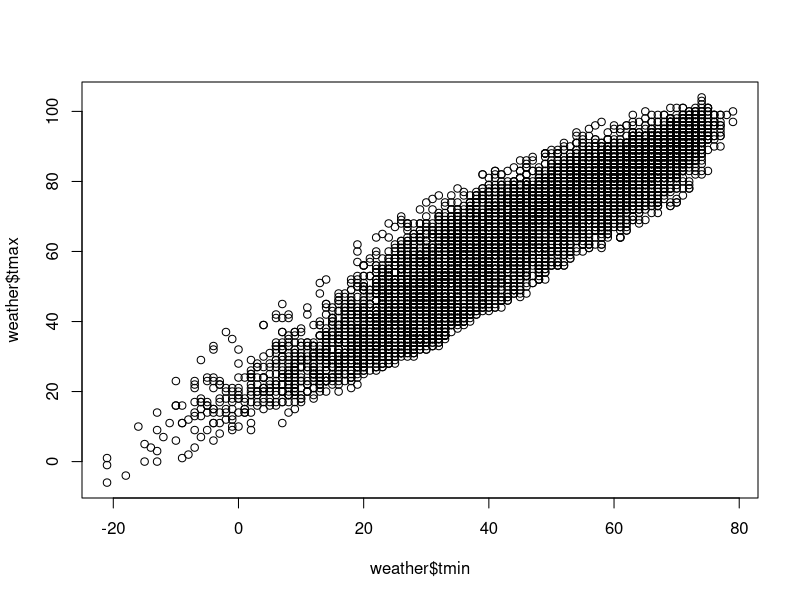
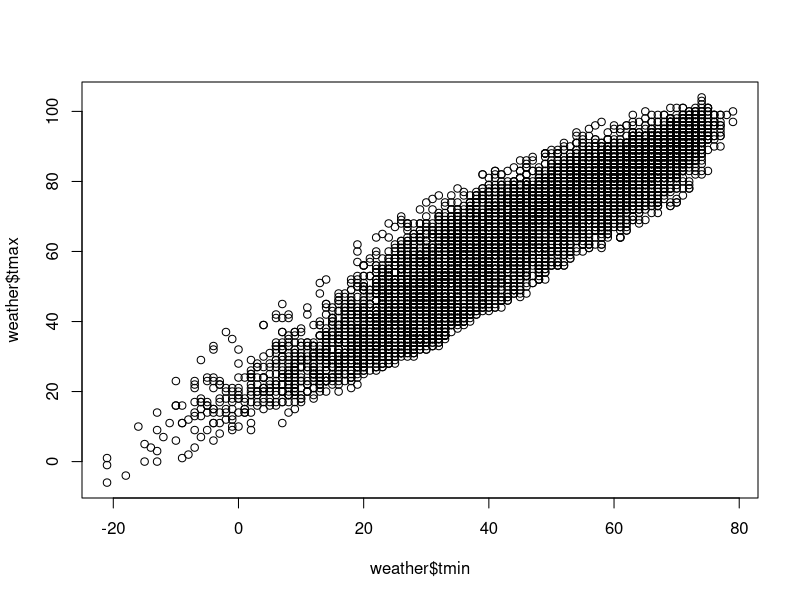
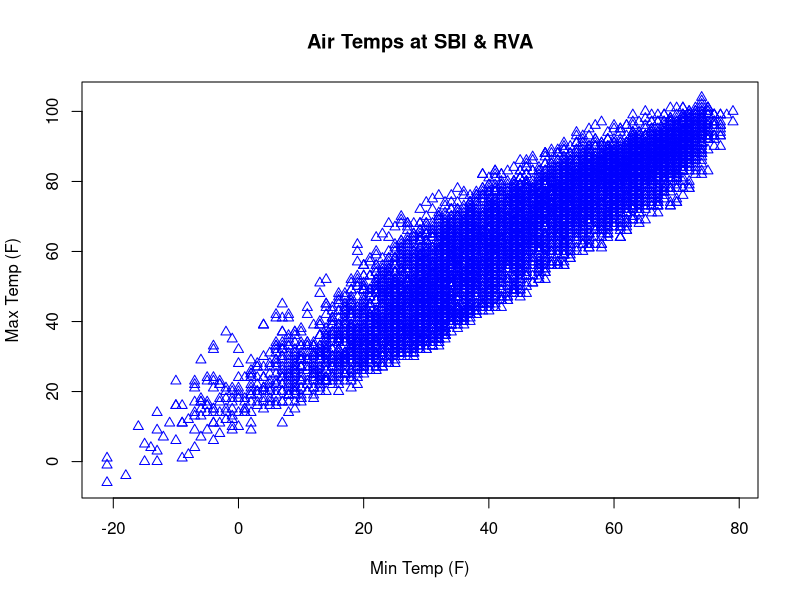
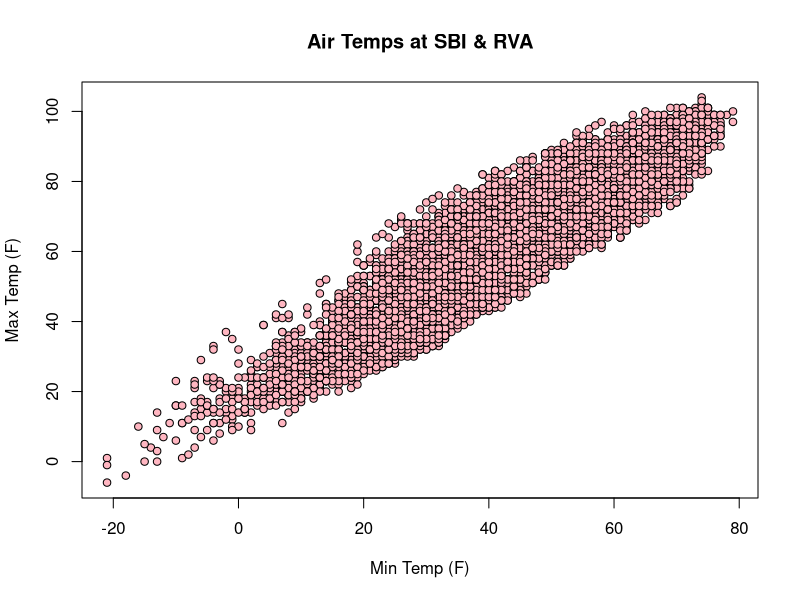
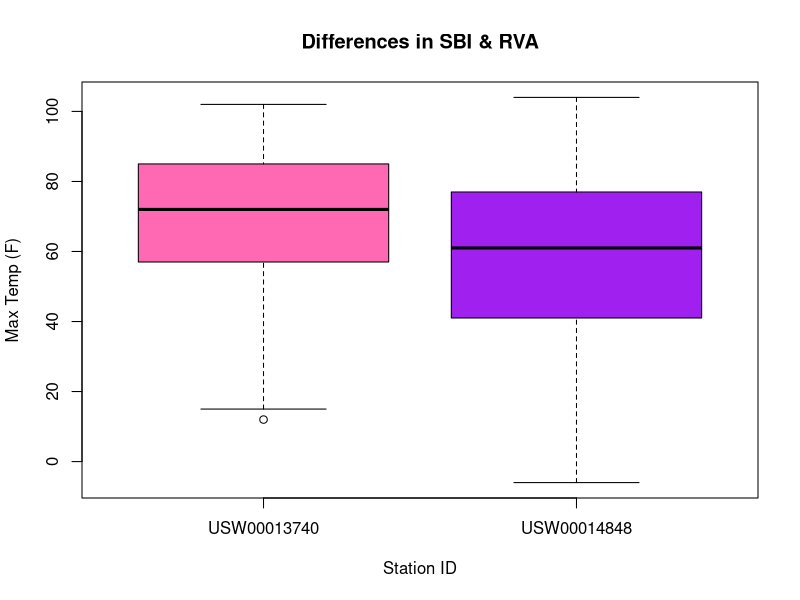
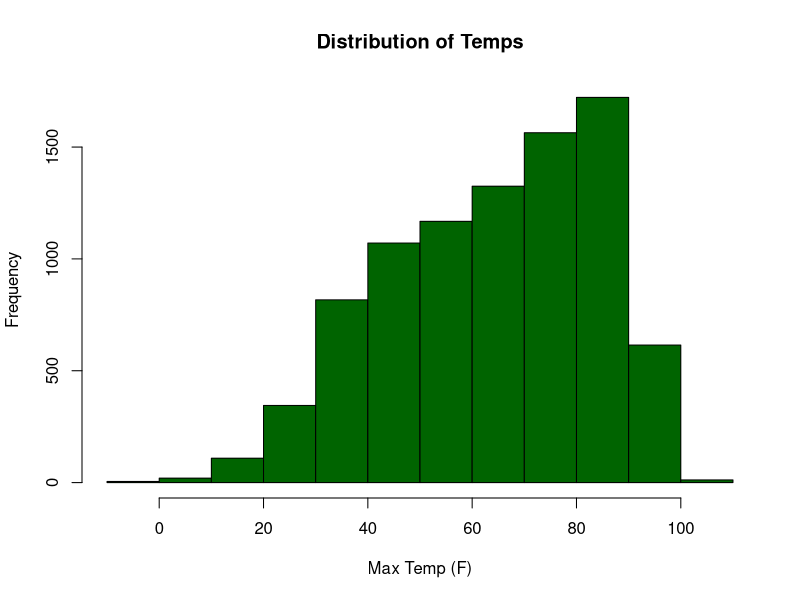
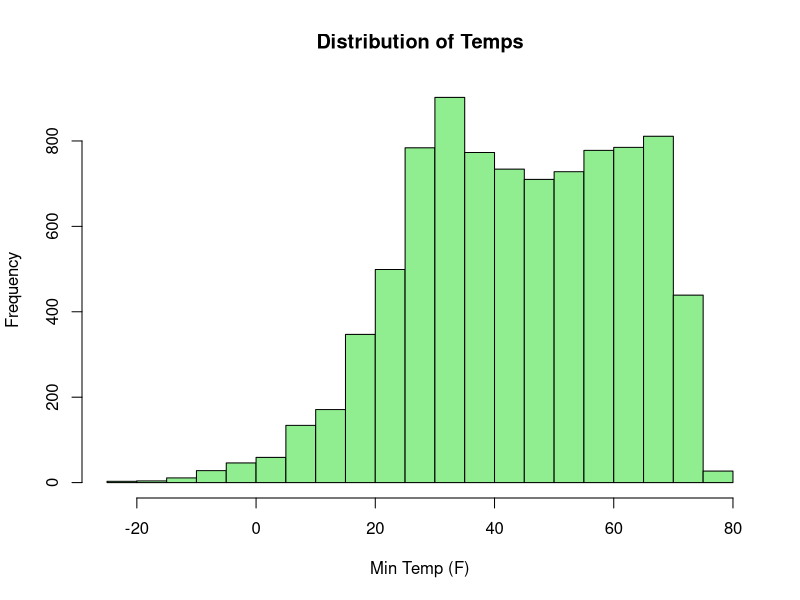
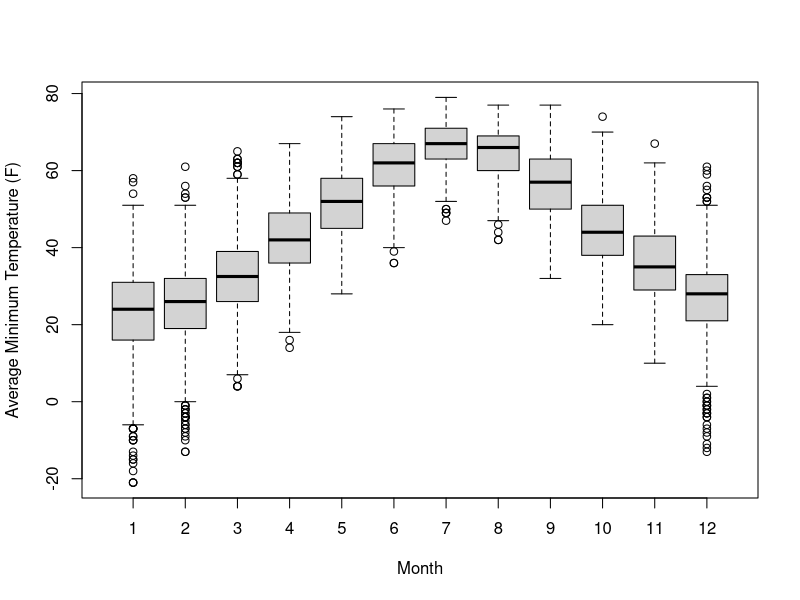

Reproduce these figures in R, in order.
## ---- chunk 1
knitr::opts_chunk$set(echo = TRUE)
## ---- chunk 2
# Our first code
103+577
## ---- chunk 3
# Do spaces matter?
103+577
# multiplication
77*23
# division
99/33
# parentheses to protect order of operations
(8-3)*(4+7)
# exponents
11^2
## ---- chunk 4
# high temps from four days
tmax <- c(78,77,80,83) # c() strings values together
# low temps from four days
tmin <- c(62,55,56,59)
# preview the data in the console by running the name
tmax 
tmin
# check to see if an object is a vector
is.vector(tmax)
# create a new vector of temperature changes
tchange <- tmax - tmin
# preview the new vector in the console
tchange
## ---- chunk 5
# read in the weather data without arguments
# my.name <- function("filename.csv")
weather <- read.csv("data_week_01.csv")
# use the function "summary()" to find out what is in the data.frame
summary(weather)
## ---- chunk 6
# start the code the same way
weather <- read.csv("data_week_01.csv",
                    stringsAsFactors = TRUE)
# use the function "summary()" to see if it worked!
summary(weather)
## ---- chunk 7
str(weather)
## ---- chunk 8
# Open a tab with a (big) preview of the data.frame.
#View(weather) # this works, but we DON'T want it in the final markdown
#view(weather) # this does not work - command needs to be capital V
#View(Weather) # this does not work - data.frame starts with a lowercase w
## ---- chunk 9
# how many rows?
nrow(weather)
# how many columns?
ncol(weather)
# the first row of the data.frame
weather[1,]
# the first row and the second column
weather[1,2]
# The first three rows and the first three columns
weather[1:3,1:3]
# The cell from th 80th row and the seventh column
weather[80,7]
## ---- chunk 10
# get a list of column names
colnames(weather)
## ---- chunk 11
# get a summary of the location column
summary(weather$station_location)
# find the mean of the maximum temperature
mean(weather$tmax)
# find the median of minimum temperature
median(weather$tmin)
# find the standard deviation of precipitation
sd(weather$prcp)
# find the range of wind speed
range(weather$wind_speed)
## ---- chunk 12
# R's base plotting package
## You can make a lot of graphs by typing plot()
## plot(x = data.frame$column,
##      y = data.frame$column,
##      type = …,
##      labs = …)
# A: Ugly scatterplot
plot(x = weather$tmin,
     y = weather$tmax)
## simplified with defaults…
plot(weather$tmin,
     weather$tmax)
# B: Prettier scatterplot:
plot(x = weather$tmin, #first default is x axis
     y = weather$tmax, # second default is y axis
     xlab = "Min Temp (F)", # x axis label
     ylab = "Max Temp (F)", # y axis label
     main = "Air Temps at SBI & RVA", # main title of graph
     col = "blue", #col changes colors
     pch = 2) #pch chances shape. 2 = triangle, 15 = solid squares

plot(x=weather$tmin,
     y = weather$tmax,
     xlab = "Min Temp (F)",
     ylab = "Max Temp (F)",
     main = "Air Temps at SBI & RVA",
     pch = 21, #pch changes shape
     bg = "lightpink", #bg fill color
     col = "black", #col is border color
     cex = 1, #cex is point size
     lwd = 1) #lwd is width of border
## simplified with defaults…

## ---- chunk 13
## station_id is a categorical
plot(weather$station_id,
     y = weather$tmax,
     xlab = "Station ID",
     ylab = "Max Temp (F)",
     main = "Differences in SBI & RVA",
     col = c("hotpink", "purple")) #c(,) allows you to choose two different colors for each box

## ---- chunk 14
hist(weather$tmax,
     xlab = "Max Temp (F)",
     main = "Distribution of Temps",
     col = "darkgreen")
hist(weather$tmin,
     xlab = "Min Temp (F)",
     main = "Distribution of Temps",
     col = "lightgreen")
## ---- chunk 15
# bring the package in
require(lubridate)
## ---- chunk 16
# what is the current data type of weather$date?
#summary(weather$date)
# overwrite it as a date using ymd()
weather$date <- ymd(weather$date)
# did it work?
summary(weather$date)
str(weather$date) #compact summary
## ---- chunk 17
# make a year column
weather$Year <- year(weather$date)
# make a month column
weather$Month <- month(weather$date)
weather$ordDate <- yday(weather$date)
## ---- chunk 18
# plot with month on x, tmin on y
plot(x = as.factor(weather$Month),# the extra circles in the plot are outliers
     y = weather$tmin,
     xlab = "Month",
     ylab = "Average Minimum Temperature (F)")
## ---- chunk 19
# summary of month as is

# summary of a factor version of month

# replot with factor version of month

## ---- chunk 20
require(ggplot2) #or tidyverse
## ---- chunk 21
# ggplot is the function - not ggplot2
# ggplots follow a distinct syntax or logic from R's
## base plotting package:
###  ggplot(data.frame,
###        aes(x= column, 
###            y = column)) +
###     geometry()…  

## A: Simple ggplot2 scatterplot
ggplot(weather, #tell R the dataframe
       aes(x = tmin, #then the x variable
           y = tmax))+ #then the y variable
  geom_point()+ #geometries explain the type of plot we want
  labs(x = "Minimum Temperatures (F)",
       y = "Maximum Temperatures (F)",
       title = "Temperature Range in VA & IN") #not main, main is for base R plot

## B: Complicated ggplot2 scatterplot
ggplot(weather,
       aes(x = tmin,
           y = tmax,
           color = station_id))+
  geom_point(alpha = 0.1, #alpha is the transparancy of the points
            size = 0.8)+
 labs(x = "Minimum Temperatures (F)",
       y = "Maximum Temperatures (F)",
       title = "Temperature Range in VA & IN",
      color = "Airport") #if you use color above, use color below

## C: A simplified complicated plot that
### splits up the two station_ids into facets

ggplot(weather,
       aes(x = tmin,
           y = tmax,
           color = station_id))+
  geom_point(shape = 20, #shape is the shape of the points, can change
             alpha = 0.5, #alpha is the transparency of the points
             aes(size = prcp))+ #look up ggplot shapes; there
  facet_grid(row = vars(station_id))+ #col (column) instead of row are better to show to lows and highs better
  labs(x = "Minimum Temperatures (F)",
       y = "Maximum Temperatures (F)",
      title = "Temperature Range in VA & IN",
      color = "Airport", 
      size = "Precipitation (in)") #labels the side tittles
## D: Pretty histogram of wind speeds
ggplot(weather,
       aes(x = wind_speed,))+
  geom_histogram(bins = 30,
                 fill = "cornflowerblue",#fill is for wide objects
                 color = "black")+#color is for narrow objects
  labs(x = "Wind Speed (mph)",
       y = "Frequency",
       title = "Wind Speed Frequency")+
  theme_bw()

ggplot(weather,
       aes(x = wind_speed,
           fill = station_id))+ #if using fill by a variable, it must go in the aesthetics
  geom_histogram(bins = 30,
                 color = "black",
                 alpha = 0.7)+#color is for narrow objects
  labs(x = "Wind Speed (mph)",
       y = "Frequency",
       title = "Wind Speed Frequency")+
  theme_bw()
## ---- chunk 22
ggplot(weather,
      aes(x = wind_degrees,
          fill = wind_cardinal))+
  geom_histogram(alpha = 0.7)+
  coord_polar()+
  facet_grid(cols = vars(station_id))
